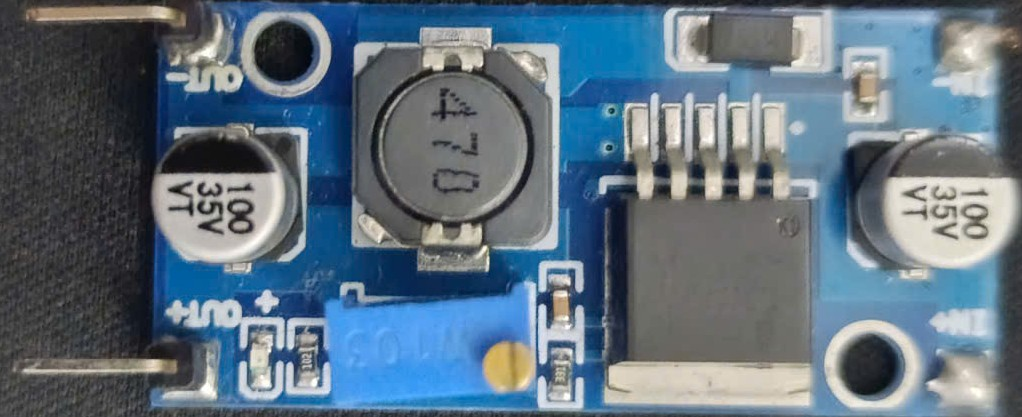
#> input picture 2.jpg, 1022 x 417 px
$ python pcb_crop_engine.py 2.jpg
#> lines starting #> are read from the running program, lines starting #| are printed output that depends on the picture; after the words box and inside, x2 and y2 are one past the last pixel; in counts of white or black regions, pixels touching at a corner belong together
#> in demo_file, img is the input picture: shape (417, 1022, 3); mean B, G, R 127.1, 113.1, 95.6
# -*- coding: utf-8 -*-
"""
THUẬT TOÁN ĐỊNH VỊ VÀ NẮN THẲNG BO MẠCH PCB XOAY ĐA GÓC (SMART HYBRID OBB & DESKEW)
===================================================================================
Khắc phục cả 2 lỗi:
1. "Bị nhận diện nhầm băng tải là PCB"
2. "Bị băng tải rỗng khi đang có bo mạch"

Cơ chế hoạt động 2 tầng (Two-Tier Hybrid Pipeline):
- Tầng 1 (AI Component Anchor + Local Rotated Rect):
  * Dùng mô hình YOLO (best.pt) định vị các linh kiện điện tử (tụ, IC, trở, cuộn cảm...).
  * Khi có bo mạch: Tạo vùng quan sát cục bộ (Local ROI) bao quanh cụm linh kiện.
  * Trong vùng cục bộ, phân đoạn phíp đồng và tìm hình chữ nhật xoay (minAreaRect).
  * Đo chính xác góc nghiêng θ của tấm mạch (ví dụ -32° hay bất kỳ góc nào).
  * 4 đỉnh góc xoay nghiêng ôm khít 100% theo đúng 4 cạnh mép của bo mạch.
  * Nắn thẳng phối cảnh (Perspective Transform) xuất ra ảnh bo mạch thẳng đứng 90°.
- Tầng 2 (Dự phòng Thị giác máy cổ điển):
  * Nếu không có YOLO hoặc chạy nhanh, tự động phân đoạn dựa trên mật độ chi tiết.
- Phòng vệ Băng tải rỗng:
  * Nếu không phát hiện linh kiện và không có contour hợp lệ -> Báo "Băng tải rỗng (Chờ PCB)",
    tuyệt đối không bao giờ nhận nhầm hay cắt mặt băng tải.
"""

import sys
import time
from pathlib import Path
from typing import Tuple, Optional, Dict, Any

# Cấu hình UTF-8 cho console Windows
if sys.platform.startswith('win'):
    try:
        if hasattr(sys.stdout, 'reconfigure'):
            sys.stdout.reconfigure(encoding='utf-8', errors='replace')
        if hasattr(sys.stderr, 'reconfigure'):
            sys.stderr.reconfigure(encoding='utf-8', errors='replace')
    except Exception:
        pass

import cv2
import numpy as np

try:
    from ultralytics import YOLO
    HAS_YOLO = True
except ImportError:
    HAS_YOLO = False


class PCBMonoCropper:
    """
    Bộ nhận diện và nắn thẳng bo mạch PCB công nghiệp xoay đa góc
    """

    def __init__(
        self,
        model_path: Optional[str] = None,
        conf_thresh: float = 0.25,
        inference_size: int = 800,
        model = None,
    ):
#> called with conf_thresh = 0.25, inference_size = 800
        self.conf_thresh = conf_thresh
        self.inference_size = inference_size
        self.model = model

        if self.model is None and HAS_YOLO:
            candidates = [
                model_path,
                "best.pt",
                "backend/models/best.pt",
                str(Path(__file__).resolve().parent / "best.pt"),
                str(Path(__file__).resolve().parent / "backend" / "models" / "best.pt")
            ]
            for cand in candidates:
                if cand and Path(cand).is_file():
                    try:
                        self.model = YOLO(str(cand))
                        print(f"[PCBCropper] Đã nạp model AI: {Path(cand).name}")
                        break
                    except Exception as e:
                        print(f"[PCBCropper] Lỗi nạp model {cand}: {e}")

    # [111 lines left out: functions order_corners, crop_component_cluster, not called in this run]

    def process(self, img_input: np.ndarray, return_debug: bool = False) -> Tuple[Optional[np.ndarray], Dict[str, Any]]:
        """
        Nhận diện và cắt DUY NHẤT bo mạch PCB, nắn thẳng góc xoay, loại bỏ băng tải.
        """
#> called with return_debug = True
        info: Dict[str, Any] = {
            "success": False,
            "status_msg": "Băng tải rỗng (Chờ bo mạch)",
            "time_ms": 0.0,
            "corners": None,
            "angle": 0.0,
            "orig_size": None,
            "crop_size": None,
            "debug_vis": None
        }

        t_start = time.perf_counter()
        orig_h, orig_w = img_input.shape[:2]
#> orig_h = 417; orig_w = 1022
        info["orig_size"] = (orig_w, orig_h)

        # Chuẩn hóa grayscale
        if len(img_input.shape) == 3:
            # Khử vệt màu UI vẽ đè nếu có
            diff_c = np.max(np.abs(img_input[:, :, :2] - img_input[:, :, 1:]), axis=2)
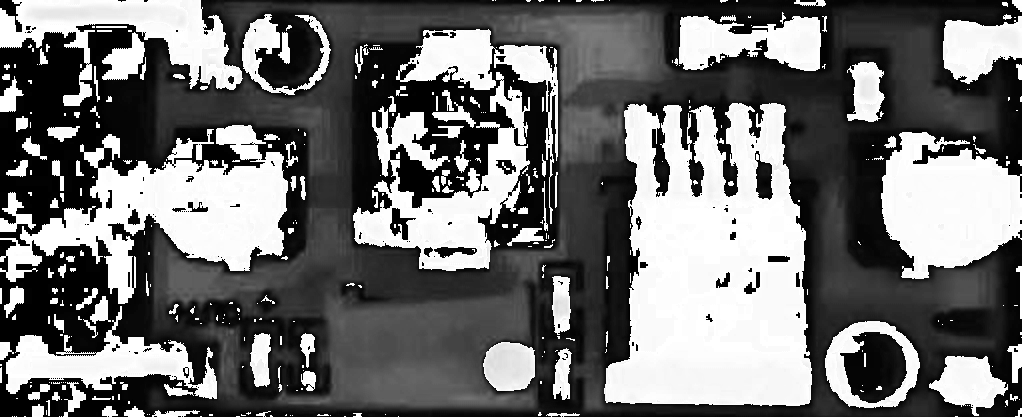
#> diff_c: shape (417, 1022); min 0, max 255, mean 112
            if np.count_nonzero(diff_c > 20) > 100:
                mask_ui = (diff_c > 20).astype(np.uint8) * 255
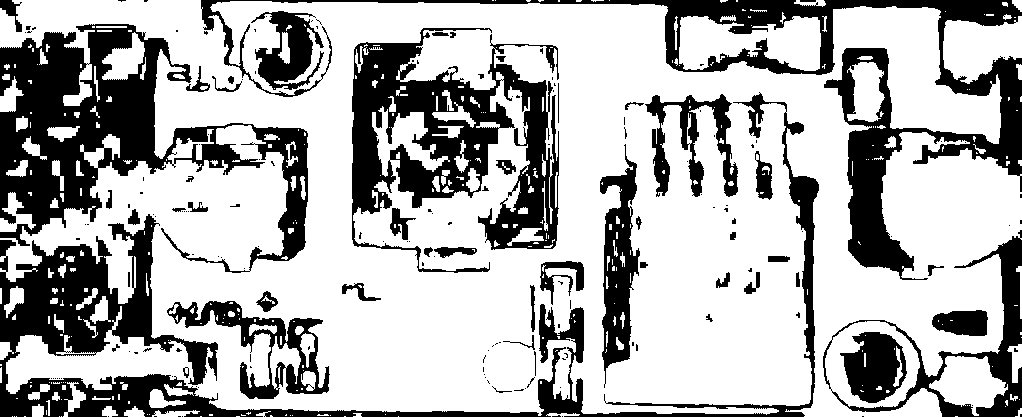
#> mask_ui: shape (417, 1022); 69.1% white; 176 black regions (125 under 20 px), largest, box (x1, y1, x2, y2) and area: (0, 92, 819, 417) 28076, (0, 24, 308, 273) 27026, (201, 0, 1022, 280) 23876
                gray = cv2.inpaint(img_input[:, :, 0], mask_ui, 3, cv2.INPAINT_TELEA)
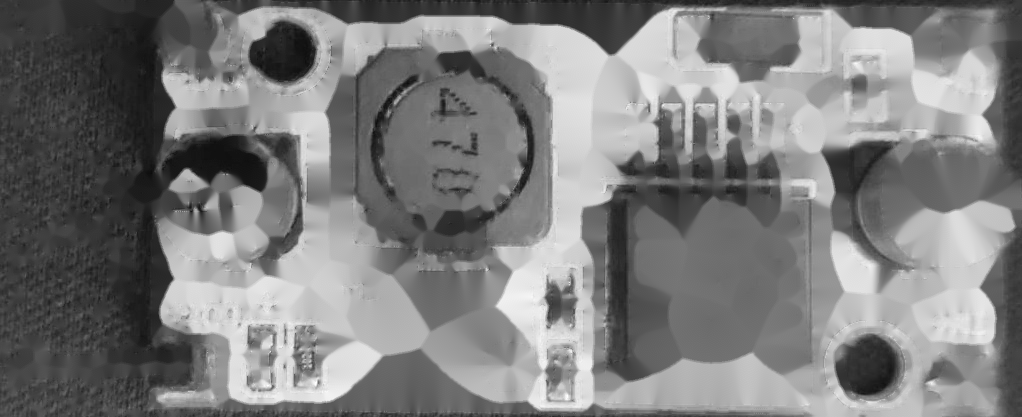
#> gray: shape (417, 1022); min 11, max 255, mean 124.7
            else:
                gray = cv2.cvtColor(img_input, cv2.COLOR_BGR2GRAY)
        else:
            gray = img_input

        # -------------------------------------------------------------
        # TẦNG 1: ĐỊNH VỊ VÙNG BO MẠCH BẰNG AI (YOLO) + TÁCH GÓC XOAY
        # -------------------------------------------------------------
        if self.model is not None:
            results = self.model.predict(
                source=img_input,
                conf=self.conf_thresh,
                imgsz=self.inference_size,
                verbose=False
            )

            boxes = (
                results[0].boxes.xyxy.cpu().numpy()
                if results and results[0].boxes is not None
                else np.empty((0, 4), dtype=np.float32)
            )
            cropped, crop_info, rectangle = self.crop_component_cluster(
                img_input, boxes
            )
            if cropped is not None and crop_info is not None:
                t_elapsed = (time.perf_counter() - t_start) * 1000
                info["success"] = True
                crop_width, crop_height = crop_info["crop_size"]
                info["status_msg"] = (
                    f"Phát hiện PCB (Góc {rectangle[2]:.1f}°, "
                    f"{crop_width}x{crop_height}px)"
                )
                info["time_ms"] = t_elapsed
                info.update(crop_info)

                if return_debug:
                    debug_vis = cv2.resize(img_input, (1280, int(orig_h * (1280 / orig_w))))
                    sf = 1280.0 / orig_w
                    pts_disp = np.int32(crop_info["corners"] * sf)
                    cv2.polylines(debug_vis, [pts_disp], isClosed=True, color=(0, 255, 0), thickness=2)
                    for pt in pts_disp:
                        cv2.circle(debug_vis, tuple(pt), 6, (0, 200, 255), -1)
                    info["debug_vis"] = debug_vis

                return cropped, info

        # -------------------------------------------------------------
        # TẦNG 2: THỊ GIÁC MÁY CỔ ĐIỂN DỰ PHÒNG (NẾU CHƯA NẠP MODEL)
        # -------------------------------------------------------------
        scale = 800.0 / max(orig_h, orig_w) if max(orig_h, orig_w) > 800 else 1.0
#> scale = 0.783
        sw = int(orig_w * scale)
#> sw = 800
        sh = int(orig_h * scale)
#> sh = 326
        small = cv2.resize(gray, (sw, sh))

        blurred = cv2.bilateralFilter(small, 9, 75, 75)
        # Lấy mẫu nền
        bg = np.median([blurred[:20, :20], blurred[:20, -20:], blurred[-20:, :20], blurred[-20:, -20:]])
#> bg = 67
        _, th = cv2.threshold(blurred, int(max(35, bg + 10)), 255, cv2.THRESH_BINARY)
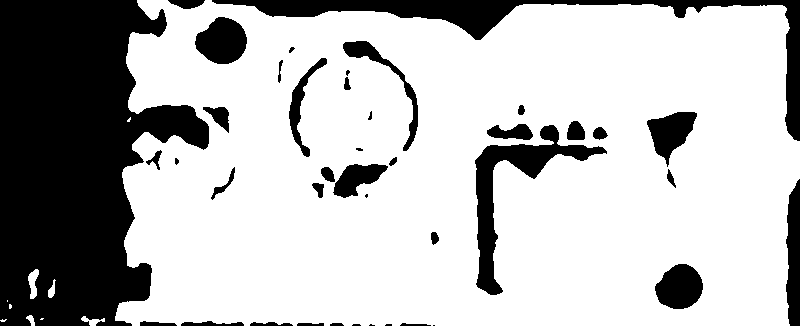
#> th: shape (326, 800); 72.8% white; 41 black regions (7 under 20 px), largest, box (x1, y1, x2, y2) and area: (0, 0, 209, 326) 45456, (212, 0, 800, 141) 8305, (475, 125, 607, 295) 4563

        k = cv2.getStructuringElement(cv2.MORPH_RECT, (15, 15))
        closed = cv2.morphologyEx(th, cv2.MORPH_CLOSE, k, iterations=3)
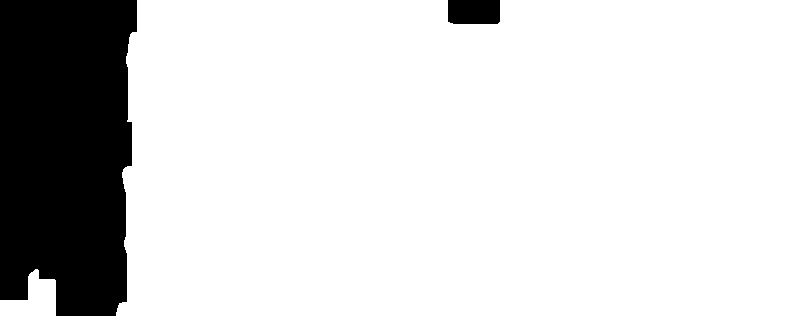
#> closed: shape (326, 800); 84.6% white; 2 black regions

        cnts, _ = cv2.findContours(closed, cv2.RETR_EXTERNAL, cv2.CHAIN_APPROX_SIMPLE)
#> cnts = 1 contour; box (x1, y1, x2, y2) and area: (0, 0, 800, 326) 219490
        candidates = []
        for c in cnts:
            area = cv2.contourArea(c)
            if area < (sw * sh * 0.015) or area > (sw * sh * 0.90):
                continue
            bx, by, bw, bh = cv2.boundingRect(c)
            if bw >= sw - 6 and bh >= sh - 6:
                continue
            rect = cv2.minAreaRect(c)
            candidates.append((area, rect))
#> this loop made 1 pass
#> (area, bx, by, bw, bh) on pass 1: (219490, 0, 0, 800, 326)
#> after the loop, candidates = []

        if not candidates:
            info["time_ms"] = (time.perf_counter() - t_start) * 1000
            info["status_msg"] = "Băng tải rỗng (Chưa có PCB)"
            return None, info

        best_rect = max(candidates, key=lambda x: x[0])[1]
        (cx, cy), (bw, bh), angle = best_rect
        full_rect = ((cx / scale, cy / scale), (bw / scale, bh / scale), angle)
        box_orig = cv2.boxPoints(full_rect).astype(np.float32)
        ordered_corners = self.order_corners(box_orig)

        (tl, tr, br, bl) = ordered_corners
        maxW = int(max(np.linalg.norm(br - bl), np.linalg.norm(tr - tl)))
        maxH = int(max(np.linalg.norm(tr - br), np.linalg.norm(tl - bl)))

        dst_pts = np.array([
            [0, 0], [maxW - 1, 0], [maxW - 1, maxH - 1], [0, maxH - 1]
        ], dtype=np.float32)

        M = cv2.getPerspectiveTransform(ordered_corners, dst_pts)
        cropped = cv2.warpPerspective(img_input, M, (maxW, maxH))

        if maxH > maxW:
            cropped = cv2.rotate(cropped, cv2.ROTATE_90_CLOCKWISE)
            R = np.array([[0, -1, maxH - 1], [1, 0, 0], [0, 0, 1]], dtype=np.float64)
            M = R @ M
            maxW, maxH = maxH, maxW

        info["success"] = True
        info["status_msg"] = f"Phát hiện PCB (Góc {angle:.1f}°, {maxW}x{maxH}px)"
        info["time_ms"] = (time.perf_counter() - t_start) * 1000
        info["corners"] = ordered_corners
        info["transform"] = M
        info["angle"] = angle
        info["crop_size"] = (maxW, maxH)

        return cropped, info


def demo_file(image_path: str):
    """Hàm chạy thử nghiệm bóc tách bo mạch trên một file ảnh"""
    path = Path(image_path)
    if not path.exists():
        print(f"[LỖI] Không tìm thấy file: {image_path}")
        return

    print("=" * 65)
    print("   THUẬT TOÁN ĐỊNH VỊ & NẮN THẲNG BO MẠCH PCB (HYBRID OBB)")
    print("=" * 65)
    print(f"[*] Đang xử lý ảnh: {path.name}")

    img = cv2.imread(str(path))
    if img is None:
        print("[LỖI] Không thể đọc ảnh bằng OpenCV!")
        return

    cropper = PCBMonoCropper()
    cropped, info = cropper.process(img, return_debug=True)
#> info = 8 items

    print(f"[KẾT QUẢ] {info['status_msg']} (Thời gian: {info['time_ms']:.1f} ms)")
#| [KẾT QUẢ] Băng tải rỗng (Chưa có PCB) (Thời gian: 366.8 ms)

    if info["success"]:
        out_dir = path.parent / "crop_results"
        out_dir.mkdir(parents=True, exist_ok=True)
        out_crop_path = out_dir / f"deskewed_{path.stem}.jpg"
        cv2.imwrite(str(out_crop_path), cropped, [cv2.IMWRITE_JPEG_QUALITY, 98])
        print(f"[ĐÃ LƯU] Ảnh bo mạch đã nắn thẳng: {out_crop_path.name}")
        print(f"         Kích thước: {cropped.shape[1]} x {cropped.shape[0]} px")


if __name__ == "__main__":
    target = sys.argv[1] if len(sys.argv) > 1 else "captures/capture_20261021_230602_exp_44000us.jpg"
    demo_file(target)
